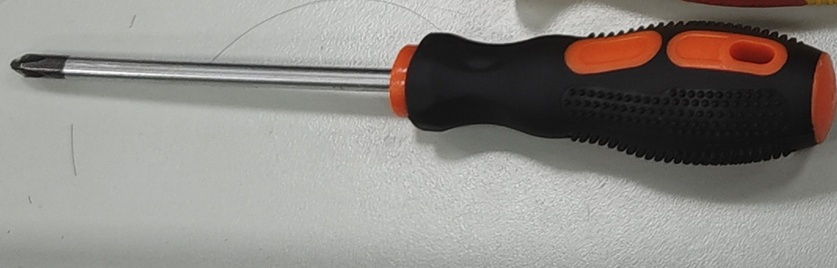
#> input picture data/smart_templates/tool_1_涓€瀛楄灪涓濆垁.jpg, 837 x 268 px, shrunk from 1471 x 471 before the run
$ python extract_features.py
#> lines starting #> are read from the running program, lines starting #| are printed output that depends on the picture
"""从 data/smart_templates 和 data/samples 提取模板特征，写入 data/smart_tools.json"""
import cv2
import json
import os
import numpy as np
from pathlib import Path

# 切到 data/ 目录运行，便于使用相对路径
os.chdir(Path(__file__).resolve().parent.parent / "data")

# 9 个工具，顺序与 data/yolo/class_map.json 一致
TOOLS = [
    "数字万用表", "激光测距仪", "绝缘钢丝钳", "磁力线坠",
    "网线测线仪", "卷尺", "绝缘电阻测试仪", "胎压测试仪", "电工胶带"
]

# 模板目录（相对 data/）
templates_dirs = ["smart_templates", "samples"]
output_file = "smart_tools.json"

# 加载已有配置
tools_data = []
if os.path.exists(output_file):
    with open(output_file, 'r', encoding='utf-8') as f:
        tools_data = json.load(f)

print(f"已加载 {len(tools_data)} 个现有工具模板")

# ORB特征提取器
orb = cv2.ORB_create(nfeatures=1000)

# 处理每个模板目录
for dir_path in templates_dirs:
    if not os.path.exists(dir_path):
        continue

    print(f"\n处理目录: {dir_path}")
    img_files = sorted([f for f in os.listdir(dir_path) if f.lower().endswith(('.jpg', '.png', '.jpeg'))])

    for img_file in img_files:
        img_path = os.path.join(dir_path, img_file)
        img = cv2.imread(img_path)
#> img is the input picture: shape (268, 837, 3); mean B, G, R 132.6, 137.1, 140.9

        if img is None:
            continue

        # 尝试从文件名中识别工具名称
        tool_name = None
        for tool in TOOLS:
            if tool in img_file:
                tool_name = tool
                break

        if tool_name is None:
            # 如果文件名中没有工具名称，按顺序分配
            for i, tool in enumerate(TOOLS):
                if tool not in [t["name"] for t in tools_data]:
                    tool_name = tool
                    break

        if tool_name is None:
            continue

        print(f"处理: {tool_name} - {img_file}")

        # 提取特征
        gray = cv2.cvtColor(img, cv2.COLOR_BGR2GRAY)
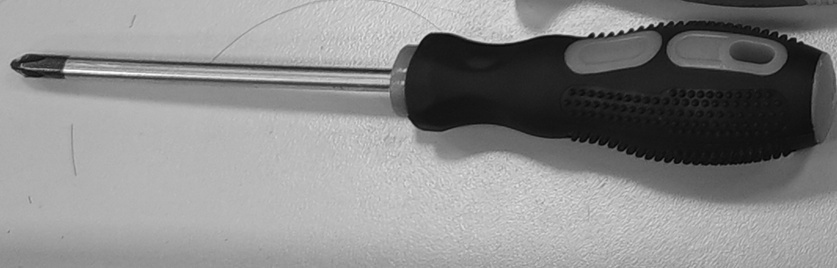
#> gray: shape (268, 837); min 0, max 255, mean 137.8
        kp, des = orb.detectAndCompute(gray, None)
#> kp = 496 keypoints; strongest (x, y, size): (592, 34, 31), (602, 34, 31), (621, 31, 31), (615, 33, 31)

        features = des.tolist() if des is not None else None
#> features = 496 items

        # 更新或添加到tools_data
        found = False
        for i, tool in enumerate(tools_data):
            if tool["name"] == tool_name:
                tools_data[i] = {
                    "name": tool_name,
                    "template_path": img_path,
                    "features": features
                }
                found = True
                break
#> after the loop, tools_data = []

        if not found:
            tools_data.append({
                "name": tool_name,
                "template_path": img_path,
                "features": features
            })
#> pass 2 of the loop `for dir_path in templates_dirs:`:
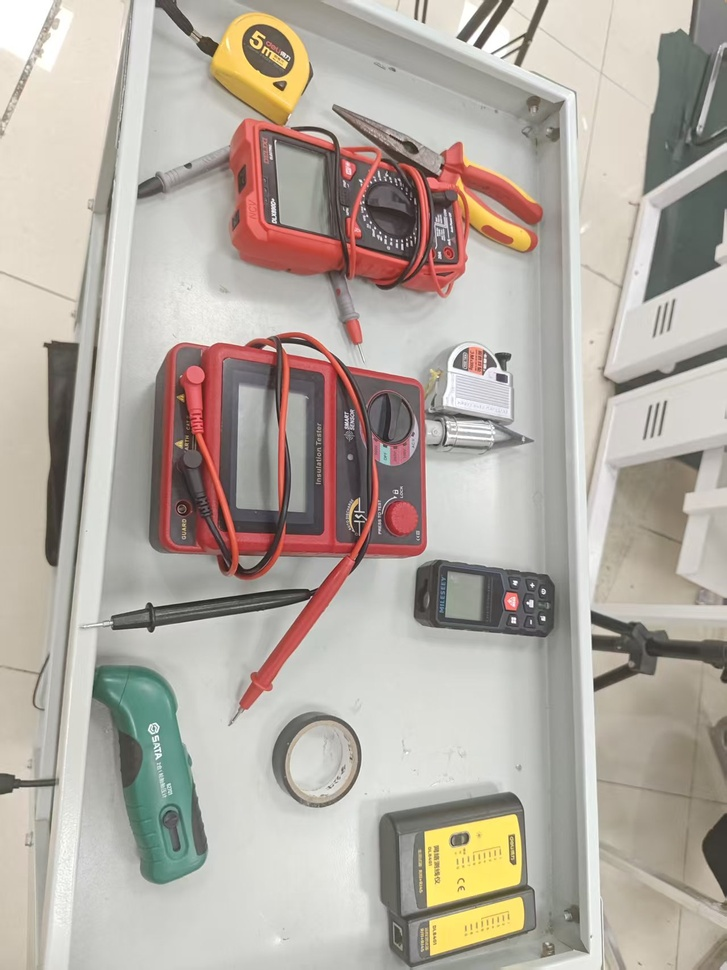
#> input picture data/samples/all.jpg, 727 x 970 px, shrunk from 1279 x 1706 before the run
#> img is the input picture: shape (970, 727, 3); mean B, G, R 161.8, 171.1, 179.3
#> `gray = cv2.cvtColor(img, cv2.COLOR_BGR2GRAY)`:
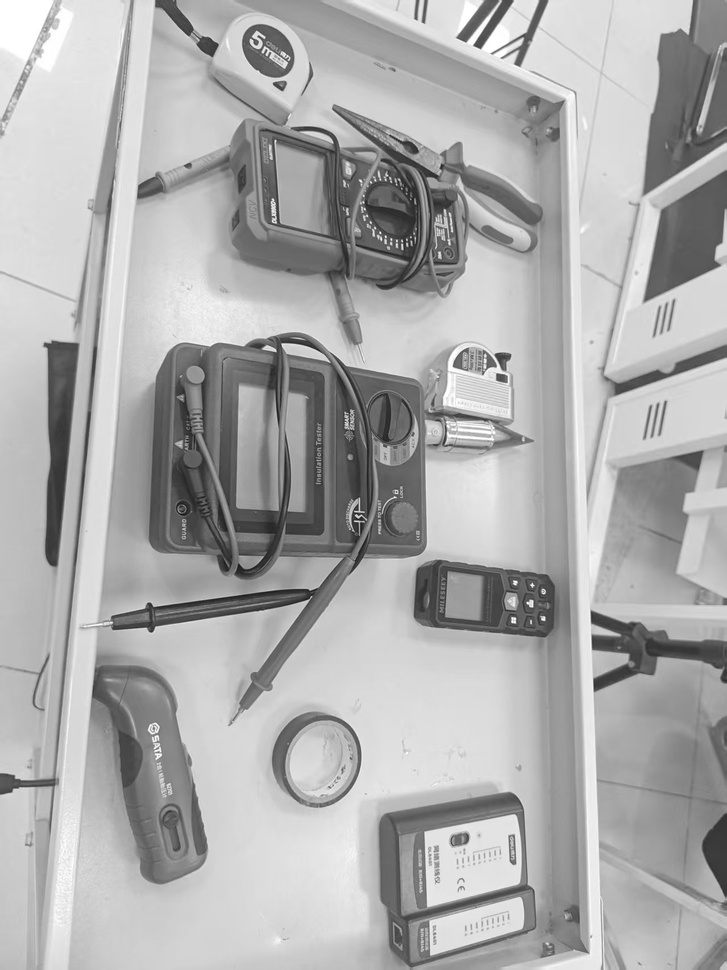
#> gray: shape (970, 727); min 20, max 255, mean 172.5
#> kp = 1000 keypoints; strongest (x, y, size): (356, 511, 31), (543, 619, 31), (514, 618, 31), (356, 516, 31)
#> features = 1000 items
#> the loop `for i, tool in enumerate(tools_data):` made 1 pass
#> after the loop `for i, tool in enumerate(tools_data):`: tools_data = 1 item

# 保存配置
with open(output_file, 'w', encoding='utf-8') as f:
    json.dump(tools_data, f, ensure_ascii=False, indent=2)

print(f"\n已保存 {len(tools_data)} 个工具的模板！")
#| 已保存 2 个工具的模板！
for tool in tools_data:
    status = "✓" if tool.get("features") is not None else "✗"
    print(f"{status} {tool['name']}")
#> this loop made 2 passes
#| ✓ 数字万用表
#| ✓ 激光测距仪
